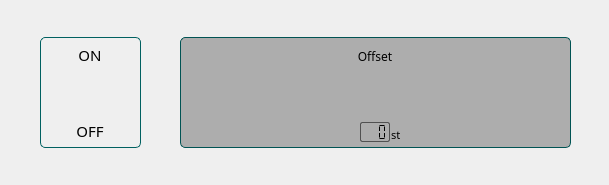
<?xml version="1.0" encoding="UTF-8"?>
<ui version="4.0">
 <class>PitchTab</class>
 <widget class="QWidget" name="PitchTab">
  <property name="geometry">
   <rect>
    <x>0</x>
    <y>0</y>
    <width>609</width>
    <height>185</height>
   </rect>
  </property>
  <property name="font">
   <font>
    <family>Cascadia Code</family>
   </font>
  </property>
  <property name="windowTitle">
   <string>Form</string>
  </property>
  <widget class="QGroupBox" name="toggleBox">
   <property name="geometry">
    <rect>
     <x>40</x>
     <y>37</y>
     <width>101</width>
     <height>111</height>
    </rect>
   </property>
   <property name="font">
    <font>
     <family>Cascadia Code</family>
    </font>
   </property>
   <property name="styleSheet">
    <string notr="true">QGroupBox {
	border: 1px solid #006060;
	border-radius: 5px;
}
</string>
   </property>
   <property name="title">
    <string/>
   </property>
   <widget class="QLabel" name="label">
    <property name="geometry">
     <rect>
      <x>20</x>
      <y>8</y>
      <width>60</width>
      <height>20</height>
     </rect>
    </property>
    <property name="font">
     <font>
      <family>Cascadia Code</family>
      <pointsize>11</pointsize>
     </font>
    </property>
    <property name="text">
     <string>ON</string>
    </property>
    <property name="alignment">
     <set>Qt::AlignCenter</set>
    </property>
   </widget>
   <widget class="QLabel" name="label_2">
    <property name="geometry">
     <rect>
      <x>20</x>
      <y>84</y>
      <width>60</width>
      <height>20</height>
     </rect>
    </property>
    <property name="font">
     <font>
      <family>Cascadia Code</family>
      <pointsize>11</pointsize>
     </font>
    </property>
    <property name="text">
     <string>OFF</string>
    </property>
    <property name="alignment">
     <set>Qt::AlignCenter</set>
    </property>
   </widget>
   <widget class="QCheckBox" name="toggle">
    <property name="geometry">
     <rect>
      <x>20</x>
      <y>26</y>
      <width>60</width>
      <height>60</height>
     </rect>
    </property>
    <property name="styleSheet">
     <string notr="true">QCheckBox::indicator {width: 60px; height: 60px; border: 0px;}
QCheckBox::indicator:checked {image: url(:/icons/toggleOn.png);}
QCheckBox::indicator:unchecked {image: url(:/icons/toggleOff.png);}</string>
    </property>
    <property name="text">
     <string/>
    </property>
    <property name="checked">
     <bool>false</bool>
    </property>
   </widget>
  </widget>
  <widget class="QGroupBox" name="settings">
   <property name="geometry">
    <rect>
     <x>180</x>
     <y>37</y>
     <width>391</width>
     <height>111</height>
    </rect>
   </property>
   <property name="styleSheet">
    <string notr="true">QGroupBox {
	border: 1px solid #006060;
	border-radius: 5px;
}</string>
   </property>
   <property name="title">
    <string/>
   </property>
   <widget class="QWidget" name="overlay" native="true">
    <property name="geometry">
     <rect>
      <x>0</x>
      <y>0</y>
      <width>391</width>
      <height>111</height>
     </rect>
    </property>
    <property name="styleSheet">
     <string notr="true">border: 1px solid transparent;
border-radius: 5px;
background: rgba(0, 0, 0, 70); </string>
    </property>
   </widget>
   <widget class="QGroupBox" name="offset">
    <property name="geometry">
     <rect>
      <x>165</x>
      <y>1</y>
      <width>60</width>
      <height>109</height>
     </rect>
    </property>
    <property name="toolTip">
     <string>&lt;html&gt;&lt;head/&gt;&lt;body&gt;&lt;p&gt;Increment the pitch of your voice in semitones&lt;/p&gt;&lt;/body&gt;&lt;/html&gt;</string>
    </property>
    <property name="styleSheet">
     <string notr="true">border: 0px;
border-radius: 0px;</string>
    </property>
    <property name="title">
     <string/>
    </property>
    <widget class="QWidget" name="offsetDial" native="true">
     <property name="geometry">
      <rect>
       <x>7</x>
       <y>31</y>
       <width>46</width>
       <height>46</height>
      </rect>
     </property>
     <property name="styleSheet">
      <string notr="true">background: transparent;</string>
     </property>
    </widget>
    <widget class="QLabel" name="label_3">
     <property name="geometry">
      <rect>
       <x>0</x>
       <y>8</y>
       <width>60</width>
       <height>20</height>
      </rect>
     </property>
     <property name="font">
      <font>
       <family>Cascadia Code</family>
      </font>
     </property>
     <property name="text">
      <string>Offset</string>
     </property>
     <property name="alignment">
      <set>Qt::AlignCenter</set>
     </property>
    </widget>
    <widget class="QLCDNumber" name="lcdNumber">
     <property name="geometry">
      <rect>
       <x>15</x>
       <y>84</y>
       <width>30</width>
       <height>20</height>
      </rect>
     </property>
     <property name="styleSheet">
      <string notr="true">border: 1px solid #707070;
border-radius: 2px;</string>
     </property>
     <property name="digitCount">
      <number>3</number>
     </property>
     <property name="segmentStyle">
      <enum>QLCDNumber::Flat</enum>
     </property>
     <property name="value" stdset="0">
      <double>0.000000000000000</double>
     </property>
    </widget>
    <widget class="QLabel" name="label_4">
     <property name="geometry">
      <rect>
       <x>46</x>
       <y>87</y>
       <width>12</width>
       <height>20</height>
      </rect>
     </property>
     <property name="font">
      <font>
       <family>Cascadia Code</family>
       <pointsize>8</pointsize>
      </font>
     </property>
     <property name="text">
      <string>st</string>
     </property>
    </widget>
   </widget>
   <zorder>offset</zorder>
   <zorder>overlay</zorder>
  </widget>
 </widget>
 <resources/>
 <connections/>
</ui>
